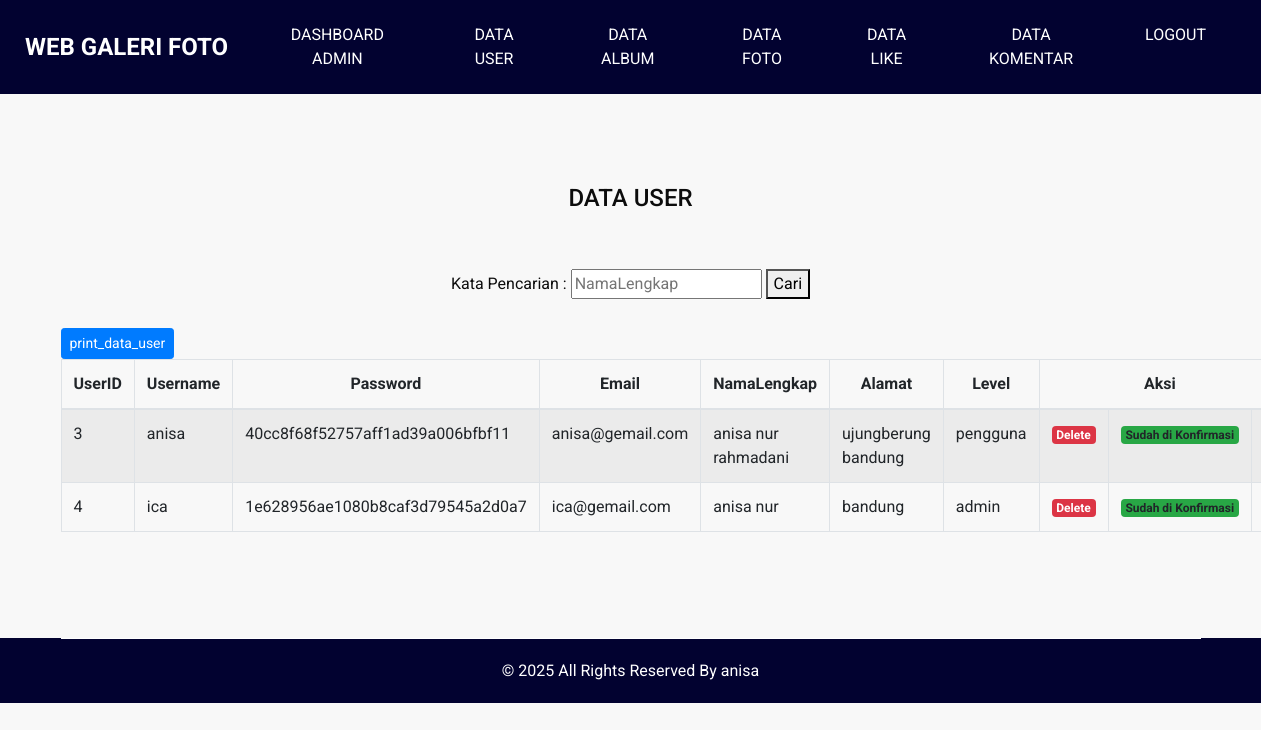
Screenshot of /data_user.php (signed in) with the database file from the repository.
### tables this page shows
CREATE TABLE `user` (
  `UserID` int(11) NOT NULL,
  `Username` varchar(255) NOT NULL,
  `Password` varchar(255) NOT NULL,
  `Email` varchar(255) NOT NULL,
  `NamaLengkap` varchar(255) NOT NULL,
  `Alamat` text NOT NULL,
  `Level` enum('admin','pengguna','','') NOT NULL,
  `Konfirmasi` varchar(225) NOT NULL
);

### data_user.php (the view, shortened to what this page needs)
<!DOCTYPE html>
<html>
<head>
  <link rel="stylesheet" type="text/css" href="css/bootstrap.css" />
  <link href="css/font-awesome.min.css" rel="stylesheet" />
  <link href="css/style.css" rel="stylesheet" />
  <link href="css/responsive.css" rel="stylesheet" />
</head>
<body class="sub_page">
  <div class="hero_area">
    <header class="header_section">
      <div class="container-fluid">
        <nav class="navbar navbar-expand-lg custom_nav-container ">
          <a class="navbar-brand" href="index.php">
            <span>WEB GALERI FOTO</span>
          </a>
          <div class="collapse navbar-collapse" id="navbarSupportedContent">
            <ul class="navbar-nav  ml-auto">
			<li class="nav-item">
                <a class="nav-link" href="dashboard_admin.php">DASHBOARD ADMIN</a>
             </li>
			 <li class="nav-item active">
                <a class="nav-link" href="data_user.php">DATA USER</a>
            </li>
			 <li class="nav-item">
                <a class="nav-link" href="data_album.php">DATA ALBUM</a>
             </li>
			 <li class="nav-item">
                <a class="nav-link" href="data_foto.php">DATA FOTO</a>
             </li>
			 <li class="nav-item active">
                <a class="nav-link" href="data_like.php">DATA LIKE</a>
            </li>
			<li class="nav-item active">
                <a class="nav-link" href="data_komentar.php">DATA KOMENTAR</a>
            </li>
			 <li class="nav-item active">
				<a class="nav-link" href="logout.php">Logout</a>
             </li>
            </ul>
          </div>
        </nav>
      </div>
    </header>
  </div>
  <section class="contact_section layout_padding">
    <div class="container">
	 <div class="row">
	  <div class="col-md-12">
			<form method="GET" action="data_user.php" style="text-align: center;">
			<h4>
		DATA USER
	    </h4>
				<br><br>
				<label>Kata Pencarian : </label>
				<input type="text" name="kata_cari" value="<?php if(isset($_GET['kata_cari'])) {echo $_GET['kata_cari']; } ?>" placeholder="NamaLengkap" />
				<button type="submit">Cari</button>
				<br>
			</form>
			<br>
	<table id="examplel" class="table table-bordered table-striped" border=1 align="center" width="60%">
	 <thead align="center">
		<tr>
			<th>UserID</th>
			<th>Username</th>
			<th>Password</th>
			<th>Email</th>
			<th>NamaLengkap</th>
			<th>Alamat</th>
			<th>Level</th>
			<th  colspan="3">Aksi</th>
		</tr>
		<a href = "print_data_user.php" class="btn btn-sm btn-primary">print_data_user</a>
	</thead>
	<tbody align="cente">
		<?php
		include('koneksi.php');
		if(isset($_GET['kata_cari'])) {
		$kata_cari = $_GET['kata_cari'];
		$query = "SELECT * FROM user WHERE NamaLengkap like '%".$kata_cari."%' ORDER BY UserID ASC";
		} else {
		$query = "SELECT * FROM user ORDER BY UserID ASC";
		}
		$result = mysqli_query($koneksi, $query);
		while ($data = mysqli_fetch_assoc($result)) {
		?>
		<tr>
			<td><?php echo $data['UserID']; ?></td>
			<td><?php echo $data['Username']; ?></td>
			<td><?php echo $data['Password']; ?></td>
			<td><?php echo $data['Email']; ?></td>
			<td><?php echo $data['NamaLengkap']; ?></td>
			<td><?php echo $data['Alamat']; ?></td>
			<td><?php echo $data['Level']; ?></td>
			<td><?php echo '
				  <a href="delete_data_user.php?UserID='.$data['UserID'].'" class="badge badge-danger" onclick="return confirm(\'Yakin ingin menghapus data ini?\')">Delete</a>
				  ';?>
				</td>
			<td>
				<?php
				if ($data['Konfirmasi'] == 1) { ?>
					<span class="badge bg-warning">Belum di Konfirmasi</span>
				<?php } else { ?>
					<span class="badge bg-success">Sudah di Konfirmasi</span>
				<?php } ?>
			</td>
			<td>
			</td>
		</tr>
		<?php
		}
		?>
	</tbody>
	</table>
		</div>
	  </div>
    </div>
  </section>
  <footer class="footer_section">
    <div class="container">
      <p>
        &copy; <span id="displayYear"></span> All Rights Reserved By
        <a href="https://html.design/">anisa</a>
      </p>
    </div>
  </footer>
</body>
</html>

### css/style.css (style rules this page uses)
body { font-family: "Roboto", sans-serif; color: #0c0c0c; background-color: #f8f8f8; overflow-x: hidden; }
.layout_padding { padding: 90px 0; }
a, a:hover, a:focus { text-decoration: none; }
.btn, .btn:focus { outline: none !important; -webkit-box-shadow: none; box-shadow: none; }
.hero_area { position: relative; background-color: #020230; min-height: 100vh; display: -webkit-box; display: -ms-flexbox; display: flex; -webkit-box-orient: vertical; -webkit-box-direction: normal; -ms-flex-direction: column; flex-direction: column; }
.sub_page .hero_area { min-height: auto; }
.header_section .container-fluid { padding-right: 25px; padding-left: 25px; }
.navbar-brand span { font-weight: bold; color: #ffffff; font-size: 24px; text-transform: uppercase; }
.custom_nav-container { padding: 10px 0; }
.custom_nav-container .navbar-nav .nav-item .nav-link { padding: 3px 15px; margin: 10px 15px; color: #ffffff; text-align: center; text-transform: uppercase; }
.contact_section { position: relative; }
.footer_section { position: relative; background-color: #020230; text-align: center; }
.footer_section p { color: #ffffff; padding: 20px 0; margin: 0; border-top: 1px solid #ffffff; }
.footer_section p a { color: inherit; }

### css/responsive.css (style rules this page uses)
@media (min-width: 1200px) { .container { max-width: 1170px; } }

### rows the page displays
user: UserID "3", Username "anisa", Password "40cc8f68f52757aff1ad39a006bfbf11", Email "anisa@gemail.com", NamaLengkap "anisa nur rahmadani", Alamat "ujungberung bandung", Level "pengguna", Konfirmasi "Sudah di Konfirmasi"
user: UserID "4", Username "ica", Password "1e628956ae1080b8caf3d79545a2d0a7", Email "ica@gemail.com", NamaLengkap "anisa nur", Alamat "bandung", Level "admin", Konfirmasi "Sudah di Konfirmasi"
